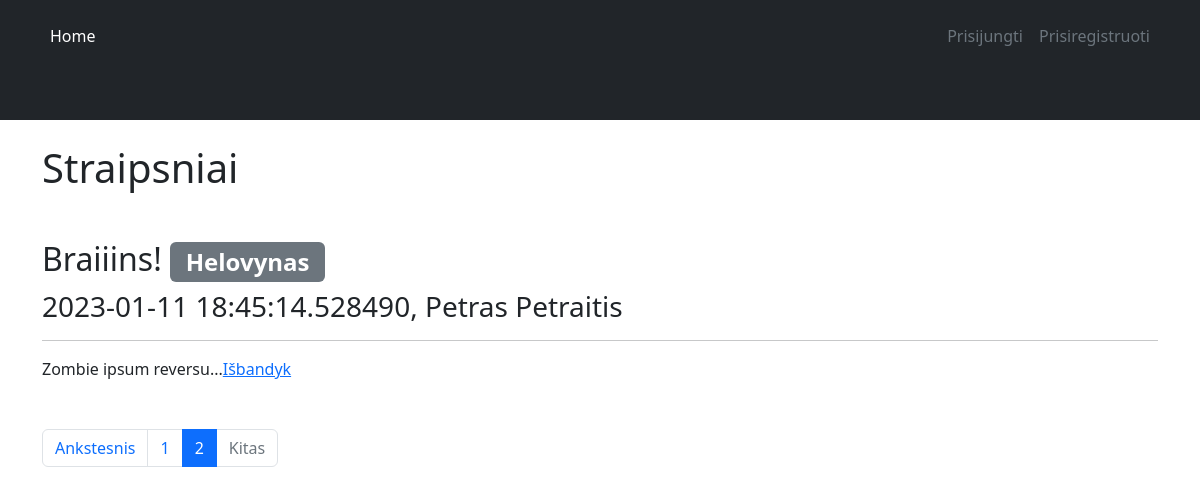
Screenshot of /?page=2 with the database file from the repository.
### app/models/Articles.py (models this page shows, shortened)
class Articles(db.Model):
    id = db.Column(db.Integer, primary_key=True)
    title = db.Column(db.String(255), nullable=False)
    text = db.Column(db.Text, nullable=False)
    status = db.Column(db.Enum(StatusType), nullable=False,
                       default=StatusType.IN_REVIEW)
    date = db.Column(db.DateTime, nullable=False, default=datetime.now())
    author_id = db.Column(db.Integer, db.ForeignKey('authors.id'))
    author = db.relationship('Authors')
    tags = db.relationship('Tags', secondary=articles_tags)

### app/models/Tags.py (models this page shows, shortened)
class Tags(db.Model):
    id = db.Column(db.Integer, primary_key=True)
    name = db.Column(db.String(100), nullable=False, unique=True)

### app/models/Authors.py (models this page shows, shortened)
class Authors(db.Model):
    id = db.Column(db.Integer, primary_key=True)
    first_name = db.Column(db.String(100), nullable=False)
    last_name = db.Column(db.String(100), nullable=False)

### app/views.py (the view)
@app.route('/')
def home():
    page = request.args.get('page', 1, type=int)
    articles = Articles.query.paginate(page=page, per_page=2)
    return render_template('index.html', articles=articles, StatusType=StatusType)

### app/templates/index.html (shortened to what this page needs)
{% extends 'base.html' %}
{% block main %}
  <h1 class="mb-5">Straipsniai</h1>
  {% for article in articles %}
    <div class="mb-5">
    {% if article.status.value == StatusType.PUBLISHED.value %}
      <h2>{{ article.title }}
        {% for tag in article.tags %}
          <span class="badge bg-secondary">{{ tag.name }}</span>
        {% endfor %}
      </h2>
      <h3>{{ article.date }}, {{ article.author.first_name }} {{ article.author.last_name }}</h3>
      <hr>
      <p>{{ article.text[:20] }}...<a href="{{ url_for('registration') }}">Išbandyk</a></p>
    {% else %}
      <h2>{{ article.title }} - <i>Publikavimas laikinai išjungtas</i>
        {% for tag in article.tags %}
          <span class="badge bg-secondary">{{ tag.name }}</span>
        {% endfor %}
      </h2>
    {% endif %}
    </div>
  {% endfor %}
    <nav aria-label="Page navigation example">
      <ul class="pagination">
          <li class="page-item {{ '' if articles.has_prev else 'disabled' }}">
              <a class="page-link" href="{{ url_for('home', page=articles.prev_num) }}">Ankstesnis</a>
            </li>
          {% for page_num in articles.iter_pages(left_edge=1, right_edge=1, left_current=1, right_current=2) %}
              {% if page_num %}
                    <li class="page-item {{ 'active' if articles.page == page_num else '' }}"><a class="page-link" href="{{ url_for('home', page=page_num) }}">{{ page_num }}</a></li>
              {% endif %}
          {% endfor %}
          <li class="page-item {{ '' if articles.has_next else 'disabled' }}">
              <a class="page-link" href="{{ url_for('home', page=articles.next_num) }}">Kitas</a>
            </li>
      </ul>
    </nav>
{% endblock %}

### rows the page displays
Articles: title "Braiiins!", date "2023-01-11 18:45:14.528490", author.first_name "Petras", author.last_name "Petraitis", text "Zombie ipsum reversu"
Tags: name "Helovynas"

### other values shown
{{ page_num }} "1" "2"
